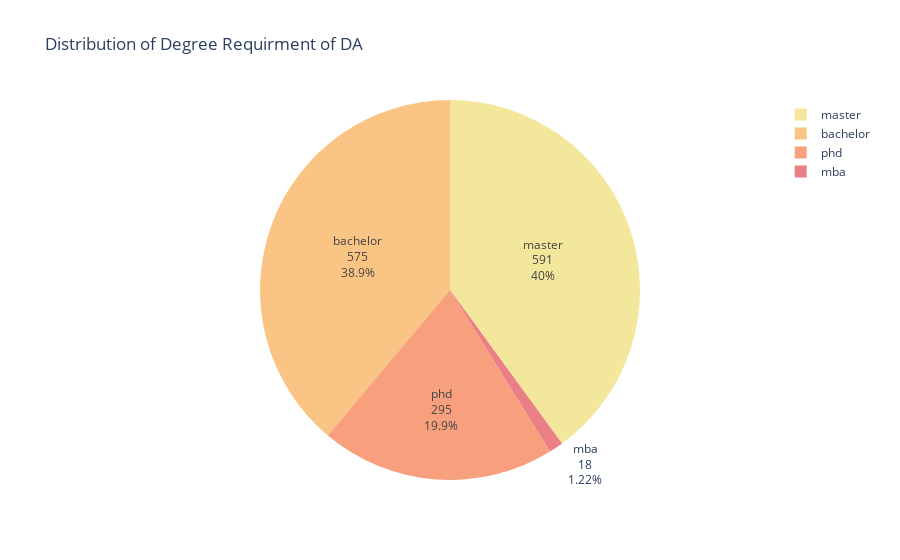

Notebook source saved alongside this figure:
### Code cell
fig = px.pie(DataDegree, values='Counts', names='Degree',title='Distribution of Degree Requirment of DA',
             hover_name='Degree',color_discrete_sequence=px.colors.sequential.Sunset)
fig.update_traces(textinfo='label+value+percent')
fig.show()

### Figure 1 — Plotly figure (JSON) as saved in the notebook; plotly's stock layout.template omitted (floating-point values rounded to 4 significant figures)
{"data": [{"domain": {"x": [0, 1], "y": [0, 1]}, "hoverlabel": {"namelength": 0}, "hovertemplate": "<b>%{hovertext}</b><br><br>Degree=%{label}<br>Counts=%{value}", "hovertext": ["master", "bachelor", "phd", "mba"], "labels": ["master", "bachelor", "phd", "mba"], "legendgroup": "", "name": "", "showlegend": true, "textinfo": "label+value+percent", "type": "pie", "values": [591, 575, 295, 18]}], "layout": {"legend": {"tracegroupgap": 0}, "piecolorway": ["rgb(243, 231, 155)", "rgb(250, 196, 132)", "rgb(248, 160, 126)", "rgb(235, 127, 134)", "rgb(206, 102, 147)", "rgb(160, 89, 160)", "rgb(92, 83, 165)"], "title": {"text": "Distribution of Degree Requirment of DA"}}}
